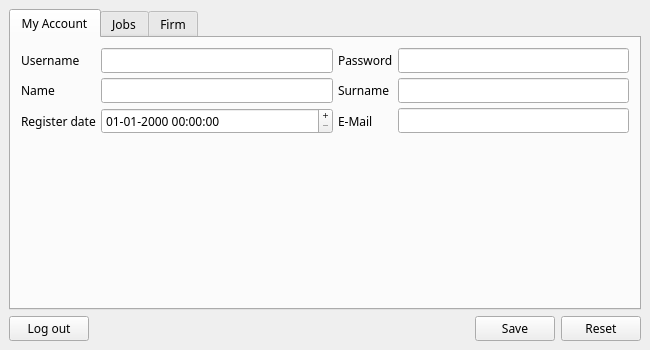
<?xml version="1.0" encoding="UTF-8"?>
<ui version="4.0">
 <class>RecruitWindow</class>
 <widget class="QMainWindow" name="RecruitWindow">
  <property name="geometry">
   <rect>
    <x>0</x>
    <y>0</y>
    <width>650</width>
    <height>350</height>
   </rect>
  </property>
  <property name="minimumSize">
   <size>
    <width>650</width>
    <height>350</height>
   </size>
  </property>
  <property name="font">
   <font>
    <family>Bahnschrift Light</family>
   </font>
  </property>
  <property name="windowTitle">
   <string>MainWindow</string>
  </property>
  <widget class="QWidget" name="centralwidget">
   <layout class="QGridLayout" name="gridLayout">
    <item row="2" column="3">
     <widget class="QPushButton" name="Reset">
      <property name="sizePolicy">
       <sizepolicy hsizetype="Fixed" vsizetype="Fixed">
        <horstretch>0</horstretch>
        <verstretch>0</verstretch>
       </sizepolicy>
      </property>
      <property name="text">
       <string>Reset</string>
      </property>
     </widget>
    </item>
    <item row="2" column="1">
     <spacer name="ButtonSpacer">
      <property name="orientation">
       <enum>Qt::Horizontal</enum>
      </property>
      <property name="sizeHint" stdset="0">
       <size>
        <width>40</width>
        <height>20</height>
       </size>
      </property>
     </spacer>
    </item>
    <item row="2" column="2">
     <widget class="QPushButton" name="Save">
      <property name="text">
       <string>Save</string>
      </property>
     </widget>
    </item>
    <item row="2" column="0">
     <widget class="QPushButton" name="Exit">
      <property name="text">
       <string>Log out</string>
      </property>
     </widget>
    </item>
    <item row="0" column="0" colspan="4">
     <widget class="QTabWidget" name="Tabs">
      <property name="sizePolicy">
       <sizepolicy hsizetype="Expanding" vsizetype="Expanding">
        <horstretch>0</horstretch>
        <verstretch>0</verstretch>
       </sizepolicy>
      </property>
      <property name="maximumSize">
       <size>
        <width>16777215</width>
        <height>16777215</height>
       </size>
      </property>
      <property name="font">
       <font>
        <family>Bahnschrift Light</family>
        <weight>50</weight>
        <bold>false</bold>
       </font>
      </property>
      <property name="tabPosition">
       <enum>QTabWidget::North</enum>
      </property>
      <property name="tabShape">
       <enum>QTabWidget::Rounded</enum>
      </property>
      <property name="currentIndex">
       <number>0</number>
      </property>
      <property name="iconSize">
       <size>
        <width>16</width>
        <height>16</height>
       </size>
      </property>
      <property name="elideMode">
       <enum>Qt::ElideNone</enum>
      </property>
      <property name="usesScrollButtons">
       <bool>false</bool>
      </property>
      <property name="documentMode">
       <bool>false</bool>
      </property>
      <property name="tabsClosable">
       <bool>false</bool>
      </property>
      <property name="tabBarAutoHide">
       <bool>false</bool>
      </property>
      <widget class="QWidget" name="ACCOUNT">
       <attribute name="title">
        <string>My Account</string>
       </attribute>
       <layout class="QGridLayout" name="gridLayout_2">
        <property name="leftMargin">
         <number>10</number>
        </property>
        <property name="topMargin">
         <number>10</number>
        </property>
        <property name="rightMargin">
         <number>10</number>
        </property>
        <property name="bottomMargin">
         <number>10</number>
        </property>
        <property name="spacing">
         <number>5</number>
        </property>
        <item row="3" column="0" colspan="4">
         <spacer name="verticalSpacerBottom">
          <property name="orientation">
           <enum>Qt::Vertical</enum>
          </property>
          <property name="sizeHint" stdset="0">
           <size>
            <width>20</width>
            <height>40</height>
           </size>
          </property>
         </spacer>
        </item>
        <item row="2" column="2">
         <widget class="QLabel" name="_email">
          <property name="text">
           <string>E-Mail</string>
          </property>
          <property name="buddy">
           <cstring>Email</cstring>
          </property>
         </widget>
        </item>
        <item row="2" column="0">
         <widget class="QLabel" name="_regdate">
          <property name="text">
           <string>Register date</string>
          </property>
          <property name="buddy">
           <cstring>Regdate</cstring>
          </property>
         </widget>
        </item>
        <item row="2" column="3">
         <widget class="QLineEdit" name="Email"/>
        </item>
        <item row="2" column="1">
         <widget class="QDateTimeEdit" name="Regdate">
          <property name="sizePolicy">
           <sizepolicy hsizetype="Expanding" vsizetype="Fixed">
            <horstretch>0</horstretch>
            <verstretch>0</verstretch>
           </sizepolicy>
          </property>
          <property name="frame">
           <bool>true</bool>
          </property>
          <property name="readOnly">
           <bool>false</bool>
          </property>
          <property name="buttonSymbols">
           <enum>QAbstractSpinBox::PlusMinus</enum>
          </property>
          <property name="showGroupSeparator" stdset="0">
           <bool>false</bool>
          </property>
          <property name="displayFormat">
           <string notr="true">dd-MM-yyyy HH:mm:ss</string>
          </property>
         </widget>
        </item>
        <item row="0" column="1">
         <widget class="QLineEdit" name="Username">
          <property name="enabled">
           <bool>true</bool>
          </property>
          <property name="readOnly">
           <bool>true</bool>
          </property>
         </widget>
        </item>
        <item row="0" column="2">
         <widget class="QLabel" name="_password">
          <property name="text">
           <string>Password</string>
          </property>
          <property name="buddy">
           <cstring>Password</cstring>
          </property>
         </widget>
        </item>
        <item row="1" column="1">
         <widget class="QLineEdit" name="Name"/>
        </item>
        <item row="0" column="3">
         <widget class="QLineEdit" name="Password">
          <property name="echoMode">
           <enum>QLineEdit::PasswordEchoOnEdit</enum>
          </property>
         </widget>
        </item>
        <item row="1" column="2">
         <widget class="QLabel" name="_surname">
          <property name="text">
           <string>Surname</string>
          </property>
          <property name="buddy">
           <cstring>Surname</cstring>
          </property>
         </widget>
        </item>
        <item row="1" column="0">
         <widget class="QLabel" name="_name">
          <property name="text">
           <string>Name</string>
          </property>
          <property name="buddy">
           <cstring>Name</cstring>
          </property>
         </widget>
        </item>
        <item row="1" column="3">
         <widget class="QLineEdit" name="Surname"/>
        </item>
        <item row="0" column="0">
         <widget class="QLabel" name="_username">
          <property name="text">
           <string>Username</string>
          </property>
          <property name="buddy">
           <cstring>Username</cstring>
          </property>
         </widget>
        </item>
       </layout>
      </widget>
      <widget class="QWidget" name="WORKPOS">
       <attribute name="title">
        <string>Jobs</string>
       </attribute>
       <layout class="QGridLayout" name="gridLayout_3">
        <property name="leftMargin">
         <number>10</number>
        </property>
        <property name="topMargin">
         <number>10</number>
        </property>
        <property name="rightMargin">
         <number>10</number>
        </property>
        <property name="bottomMargin">
         <number>10</number>
        </property>
        <property name="spacing">
         <number>5</number>
        </property>
        <item row="2" column="0">
         <widget class="QLabel" name="J_position">
          <property name="text">
           <string>Title</string>
          </property>
          <property name="buddy">
           <cstring>JTitle</cstring>
          </property>
         </widget>
        </item>
        <item row="5" column="1">
         <widget class="QSpinBox" name="JSalary">
          <property name="buttonSymbols">
           <enum>QAbstractSpinBox::NoButtons</enum>
          </property>
          <property name="maximum">
           <number>1000000000</number>
          </property>
         </widget>
        </item>
        <item row="2" column="3">
         <widget class="QLabel" name="J_recruiter">
          <property name="text">
           <string>Recruiter</string>
          </property>
          <property name="buddy">
           <cstring>JRecruiter</cstring>
          </property>
         </widget>
        </item>
        <item row="2" column="1">
         <widget class="QLineEdit" name="JTitle">
          <property name="layoutDirection">
           <enum>Qt::LeftToRight</enum>
          </property>
         </widget>
        </item>
        <item row="5" column="0">
         <widget class="QLabel" name="J_salary">
          <property name="text">
           <string>Salary</string>
          </property>
          <property name="buddy">
           <cstring>JSalary</cstring>
          </property>
         </widget>
        </item>
        <item row="2" column="4">
         <widget class="QLineEdit" name="JRecruiter">
          <property name="readOnly">
           <bool>true</bool>
          </property>
         </widget>
        </item>
        <item row="5" column="3">
         <widget class="QLabel" name="J_subdate">
          <property name="text">
           <string>Expiration of applications date</string>
          </property>
          <property name="buddy">
           <cstring>JSubdate</cstring>
          </property>
         </widget>
        </item>
        <item row="6" column="0">
         <widget class="QLabel" name="J_startdate">
          <property name="text">
           <string>Starting Date</string>
          </property>
          <property name="buddy">
           <cstring>JStartdate</cstring>
          </property>
         </widget>
        </item>
        <item row="6" column="3">
         <widget class="QLabel" name="_antikeim">
          <property name="text">
           <string>Subjects</string>
          </property>
          <property name="buddy">
           <cstring>JAntikeim</cstring>
          </property>
         </widget>
        </item>
        <item row="6" column="1">
         <widget class="QDateEdit" name="JStartdate">
          <property name="displayFormat">
           <string notr="true">dd-MM-yyyy</string>
          </property>
         </widget>
        </item>
        <item row="4" column="1">
         <widget class="QDateTimeEdit" name="JAnndate">
          <property name="readOnly">
           <bool>true</bool>
          </property>
          <property name="buttonSymbols">
           <enum>QAbstractSpinBox::NoButtons</enum>
          </property>
          <property name="displayFormat">
           <string notr="true">dd-MM-yyyy HH:mm:ss</string>
          </property>
         </widget>
        </item>
        <item row="4" column="3">
         <widget class="QLabel" name="J_edra">
          <property name="text">
           <string>Headquarters</string>
          </property>
          <property name="buddy">
           <cstring>JEdra</cstring>
          </property>
         </widget>
        </item>
        <item row="4" column="4">
         <widget class="QLineEdit" name="JEdra"/>
        </item>
        <item row="4" column="0">
         <widget class="QLabel" name="J_anndate">
          <property name="text">
           <string>Posting date</string>
          </property>
          <property name="buddy">
           <cstring>JAnndate</cstring>
          </property>
         </widget>
        </item>
        <item row="1" column="0" colspan="3">
         <widget class="QLabel" name="_idpos">
          <property name="text">
           <string>Choose job to edit:</string>
          </property>
          <property name="buddy">
           <cstring>JIDPos</cstring>
          </property>
         </widget>
        </item>
        <item row="7" column="0">
         <widget class="QLabel" name="J_state">
          <property name="statusTip">
           <string/>
          </property>
          <property name="text">
           <string notr="true">&lt;html&gt;&lt;head/&gt;&lt;body&gt;&lt;p&gt;&lt;br/&gt;&lt;/p&gt;&lt;/body&gt;&lt;/html&gt;</string>
          </property>
         </widget>
        </item>
        <item row="1" column="3" colspan="2">
         <widget class="QComboBox" name="JIDPos"/>
        </item>
        <item row="5" column="4">
         <widget class="QDateEdit" name="JSubdate">
          <property name="displayFormat">
           <string notr="true">dd-MM-yyyy</string>
          </property>
         </widget>
        </item>
        <item row="8" column="0" colspan="4">
         <spacer name="verticalSpacer">
          <property name="orientation">
           <enum>Qt::Vertical</enum>
          </property>
          <property name="sizeType">
           <enum>QSizePolicy::Expanding</enum>
          </property>
          <property name="sizeHint" stdset="0">
           <size>
            <width>20</width>
            <height>40</height>
           </size>
          </property>
         </spacer>
        </item>
        <item row="6" column="4" rowspan="3">
         <widget class="QListWidget" name="JAntikeim"/>
        </item>
       </layout>
      </widget>
      <widget class="QWidget" name="FIRM">
       <attribute name="title">
        <string>Firm</string>
       </attribute>
       <layout class="QGridLayout" name="gridLayout_4">
        <property name="leftMargin">
         <number>10</number>
        </property>
        <property name="topMargin">
         <number>10</number>
        </property>
        <property name="rightMargin">
         <number>10</number>
        </property>
        <property name="bottomMargin">
         <number>10</number>
        </property>
        <property name="spacing">
         <number>5</number>
        </property>
        <item row="0" column="1" colspan="3">
         <widget class="QLineEdit" name="EName">
          <property name="enabled">
           <bool>true</bool>
          </property>
          <property name="sizePolicy">
           <sizepolicy hsizetype="Expanding" vsizetype="Fixed">
            <horstretch>0</horstretch>
            <verstretch>0</verstretch>
           </sizepolicy>
          </property>
          <property name="readOnly">
           <bool>true</bool>
          </property>
         </widget>
        </item>
        <item row="3" column="0">
         <widget class="QLabel" name="E_adress">
          <property name="text">
           <string>Adress</string>
          </property>
          <property name="buddy">
           <cstring>ERoad</cstring>
          </property>
         </widget>
        </item>
        <item row="2" column="6">
         <widget class="QDoubleSpinBox" name="ETel">
          <property name="buttonSymbols">
           <enum>QAbstractSpinBox::NoButtons</enum>
          </property>
          <property name="decimals">
           <number>0</number>
          </property>
          <property name="maximum">
           <double>99999999999.000000000000000</double>
          </property>
         </widget>
        </item>
        <item row="3" column="1">
         <widget class="QLineEdit" name="ERoad">
          <property name="placeholderText">
           <string>Street</string>
          </property>
         </widget>
        </item>
        <item row="4" column="2" colspan="2">
         <spacer name="verticalSpacerBottom_2">
          <property name="orientation">
           <enum>Qt::Vertical</enum>
          </property>
          <property name="sizeHint" stdset="0">
           <size>
            <width>20</width>
            <height>178</height>
           </size>
          </property>
         </spacer>
        </item>
        <item row="2" column="4">
         <widget class="QLabel" name="E_tel">
          <property name="text">
           <string>Phone</string>
          </property>
          <property name="buddy">
           <cstring>ETel</cstring>
          </property>
         </widget>
        </item>
        <item row="3" column="3" colspan="3">
         <widget class="QLineEdit" name="ECity">
          <property name="placeholderText">
           <string>City</string>
          </property>
         </widget>
        </item>
        <item row="0" column="0">
         <widget class="QLabel" name="E_name">
          <property name="text">
           <string>Brand</string>
          </property>
          <property name="buddy">
           <cstring>EName</cstring>
          </property>
         </widget>
        </item>
        <item row="3" column="6">
         <widget class="QLineEdit" name="ECountry">
          <property name="placeholderText">
           <string>Country</string>
          </property>
         </widget>
        </item>
        <item row="2" column="1" colspan="3">
         <widget class="QLineEdit" name="EDoy">
          <property name="readOnly">
           <bool>true</bool>
          </property>
         </widget>
        </item>
        <item row="0" column="6">
         <widget class="QSpinBox" name="EAFM">
          <property name="readOnly">
           <bool>true</bool>
          </property>
          <property name="buttonSymbols">
           <enum>QAbstractSpinBox::NoButtons</enum>
          </property>
          <property name="maximum">
           <number>1000000000</number>
          </property>
         </widget>
        </item>
        <item row="2" column="0">
         <widget class="QLabel" name="E_doy">
          <property name="text">
           <string>DOY</string>
          </property>
          <property name="buddy">
           <cstring>EDoy</cstring>
          </property>
         </widget>
        </item>
        <item row="0" column="4">
         <widget class="QLabel" name="E_afm">
          <property name="text">
           <string>AFM</string>
          </property>
          <property name="buddy">
           <cstring>EAFM</cstring>
          </property>
         </widget>
        </item>
        <item row="3" column="2">
         <widget class="QSpinBox" name="ENum">
          <property name="buttonSymbols">
           <enum>QAbstractSpinBox::NoButtons</enum>
          </property>
          <property name="maximum">
           <number>99999999</number>
          </property>
         </widget>
        </item>
       </layout>
      </widget>
     </widget>
    </item>
   </layout>
  </widget>
 </widget>
 <tabstops>
  <tabstop>Tabs</tabstop>
  <tabstop>Username</tabstop>
  <tabstop>Password</tabstop>
  <tabstop>Name</tabstop>
  <tabstop>Surname</tabstop>
  <tabstop>Regdate</tabstop>
  <tabstop>Email</tabstop>
  <tabstop>JIDPos</tabstop>
  <tabstop>JTitle</tabstop>
  <tabstop>JRecruiter</tabstop>
  <tabstop>JAnndate</tabstop>
  <tabstop>JEdra</tabstop>
  <tabstop>JSalary</tabstop>
  <tabstop>JSubdate</tabstop>
  <tabstop>JStartdate</tabstop>
  <tabstop>JAntikeim</tabstop>
  <tabstop>EName</tabstop>
  <tabstop>EAFM</tabstop>
  <tabstop>EDoy</tabstop>
  <tabstop>ETel</tabstop>
  <tabstop>ERoad</tabstop>
  <tabstop>ENum</tabstop>
  <tabstop>ECity</tabstop>
  <tabstop>ECountry</tabstop>
  <tabstop>Reset</tabstop>
  <tabstop>Save</tabstop>
  <tabstop>Exit</tabstop>
 </tabstops>
 <resources/>
 <connections/>
</ui>
